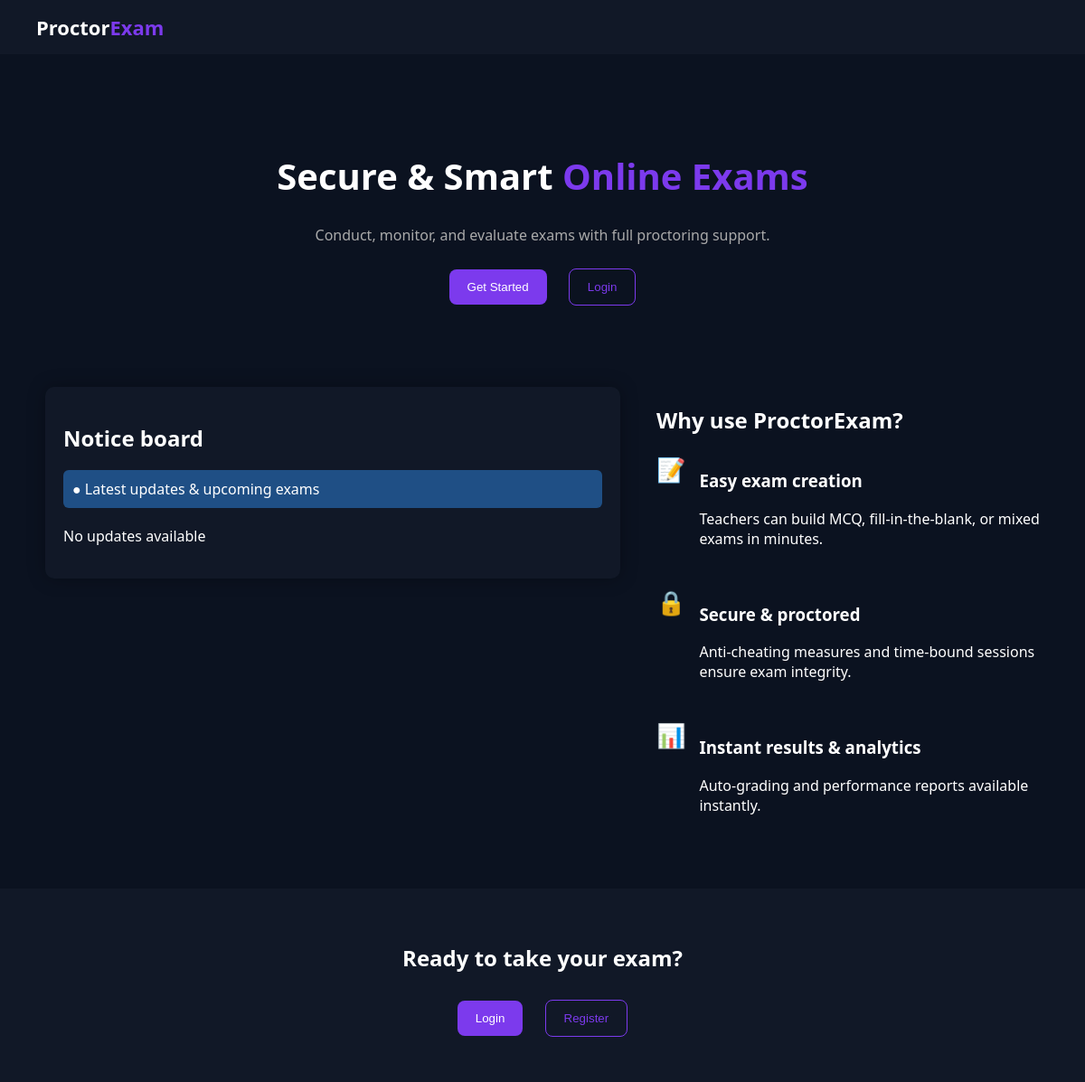
Before: / with the older database file.
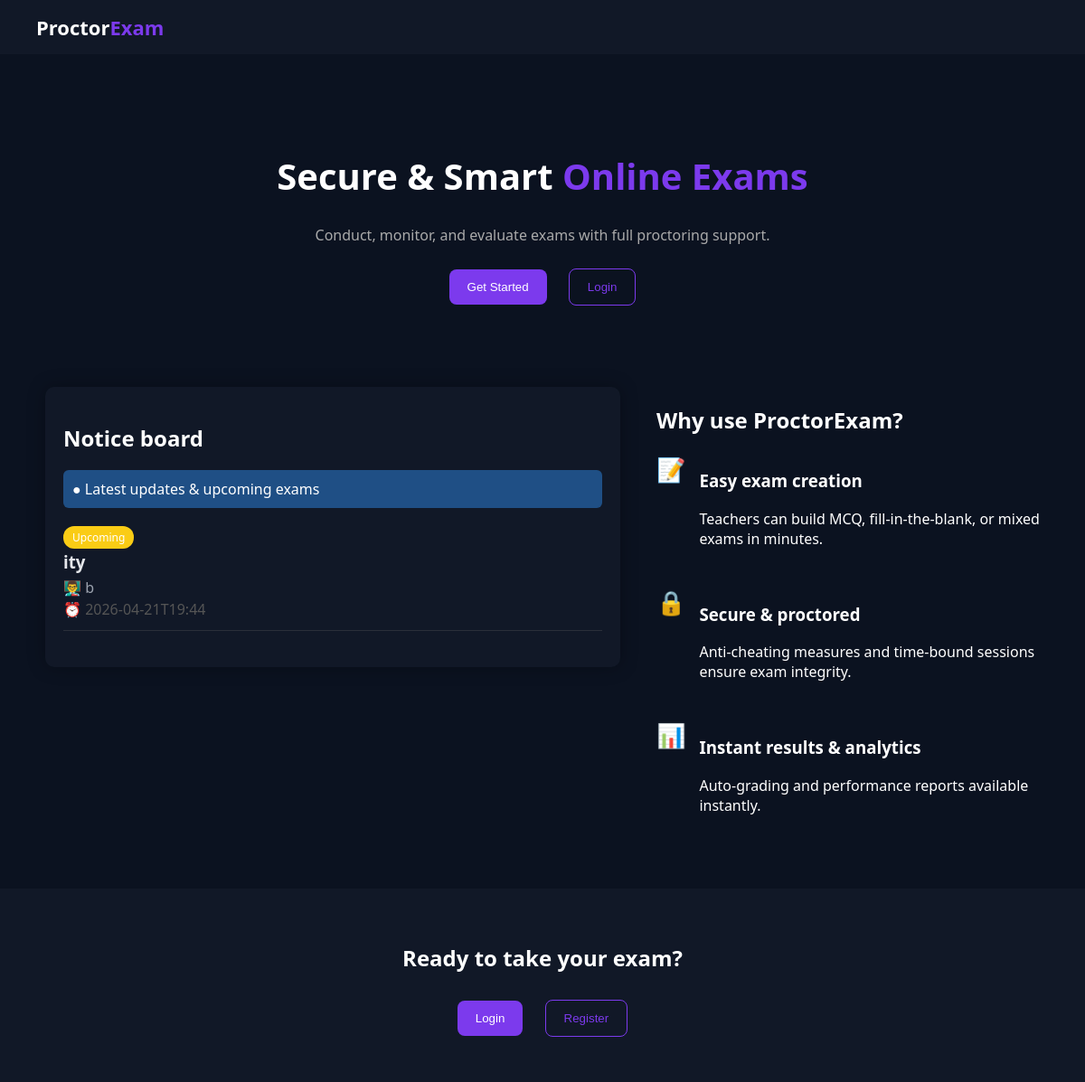
After: the same page with the newer database file.
### tables this page shows
CREATE TABLE exams (
    id INTEGER PRIMARY KEY AUTOINCREMENT,
    exam_name TEXT NOT NULL,
    subject TEXT NOT NULL,
    description TEXT,
    start_time TEXT NOT NULL,
    duration INTEGER NOT NULL,
    random_password TEXT NOT NULL,
    examiner_id INTEGER NOT NULL,
    results_published INTEGER DEFAULT 0,

    -- âœ… CSV FEATURE COLUMN
    allowed_emails TEXT,

    FOREIGN KEY (examiner_id) REFERENCES users(id)
);

### app.py (the view)
@app.route('/')
def index():
    conn = get_db()
    exams = conn.execute("""
        SELECT e.id, e.exam_name, e.start_time, e.duration,
               u.username as teacher_name
        FROM exams e
        JOIN users u ON e.examiner_id = u.id
        ORDER BY e.start_time DESC
        LIMIT 5
    """).fetchall()
    from datetime import datetime, timedelta
    exam_list = []
    for exam in exams:
        start = datetime.strptime(exam['start_time'], "%Y-%m-%dT%H:%M")
        end = start + timedelta(minutes=exam['duration'])
        now = datetime.now()
        if start <= now <= end:
            status = "Live"
        elif start > now:
            status = "Upcoming"
        else:
            status = "Result"
        exam_list.append({
            "name": exam["exam_name"],
            "teacher": exam["teacher_name"],
            "start": exam["start_time"],
            "status": status
        })
    conn.close()
    return render_template('home.html', exams=exam_list)

### app.py (called while the page is built)
def get_db():
    conn = sqlite3.connect(DB_PATH, timeout=20)
    conn.row_factory = sqlite3.Row
    return conn

### templates/home.html (shortened to what this page needs)
<!DOCTYPE html>
<html lang="en">
<head>
</head>
<body>
<div class="navbar">
    <div class="logo">Proctor<span>Exam</span></div>
</div>
<div class="hero">
    <h1>Secure & Smart <span>Online Exams</span></h1>
    <p>Conduct, monitor, and evaluate exams with full proctoring support.</p>
    <a href="/register"><button class="btn btn-primary">Get Started</button></a>
    <a href="/login"><button class="btn btn-outline">Login</button></a>
</div>
<div class="main-content">
    <div class="left-section">
        <div class="notice-board">
            <h2>Notice board</h2>
            <div class="notice-header">
                ● Latest updates & upcoming exams
            </div>
            {% if exams and exams|length > 0 %}
                {% for exam in exams %}
                <div class="notice-item">
                    {% if exam.status == "Live" %}
                        <span class="badge live">Live</span>
                    {% elif exam.status == "Upcoming" %}
                        <span class="badge upcoming">Upcoming</span>
                    {% else %}
                        <span class="badge result">Completed</span>
                    {% endif %}
                    <h3>{{ exam.name }}</h3>
                    <p>
                        👨‍🏫 {{ exam.teacher }}
                    </p>
                    <p style="color:#555;">
                        ⏰ {{ exam.start }}
                    </p>
                </div>
                {% endfor %}
            {% else %}
                <p>No updates available</p>
            {% endif %}
        </div>
    </div>
    <div class="right-section">
        <h2>Why use ProctorExam?</h2>
        <div class="feature">
            <div class="icon">📝</div>
            <div>
                <h3>Easy exam creation</h3>
                <p>Teachers can build MCQ, fill-in-the-blank, or mixed exams in minutes.</p>
            </div>
        </div>
        <div class="feature">
            <div class="icon">🔒</div>
            <div>
                <h3>Secure & proctored</h3>
                <p>Anti-cheating measures and time-bound sessions ensure exam integrity.</p>
            </div>
        </div>
        <div class="feature">
            <div class="icon">📊</div>
            <div>
                <h3>Instant results & analytics</h3>
                <p>Auto-grading and performance reports available instantly.</p>
            </div>
        </div>
    </div>
</div>
<div class="footer">
    <h2>Ready to take your exam?</h2>
    <a href="/login"><button class="btn btn-primary">Login</button></a>
    <a href="/register"><button class="btn btn-outline">Register</button></a>
</div>
</body>
</html>

### templates/home.html (style rules this page uses)
body { margin: 0; font-family: 'Segoe UI', sans-serif; background: #0b1220; color: #fff; }
.navbar { display: flex; justify-content: space-between; padding: 15px 40px; background: #111827; }
.logo { font-size: 22px; font-weight: bold; }
.logo span { color: #7c3aed; }
.hero { text-align: center; padding: 80px 20px 40px; }
.hero h1 { font-size: 40px; }
.hero span { color: #7c3aed; }
.hero p { color: #aaa; }
.btn { padding: 12px 20px; margin: 10px; border-radius: 8px; cursor: pointer; }
.btn-primary { background: #7c3aed; color: white; border: none; }
.btn-outline { border: 1px solid #7c3aed; color: #7c3aed; background: transparent; }
.main-content { display: flex; gap: 40px; max-width: 1100px; margin: 40px auto; align-items: flex-start; }
.left-section { flex: 1.5; }
.right-section { flex: 1; }
.notice-board { background: #111827; color: #fff; border-radius: 10px; padding: 20px; box-shadow: 0 0 20px rgba(0,0,0,0.3); }
.notice-header { background: #1f4f85; color: #fff; padding: 10px; border-radius: 6px; margin-bottom: 20px; }
.notice-item { margin-bottom: 20px; padding-bottom: 10px; border-bottom: 1px solid #2a2f3a; }
.notice-item h3 { margin: 5px 0; color: #e5e7eb; }
.notice-item p { margin: 2px 0; color: #9ca3af; }
.badge { padding: 4px 10px; border-radius: 12px; font-size: 12px; }
.upcoming { background: #facc15; }
.right-section h2 { margin-bottom: 20px; }
.feature { display: flex; gap: 15px; margin-bottom: 25px; }
.icon { font-size: 26px; }
.footer { text-align: center; padding: 40px; background: #111827; }

Changed rows visible on the page:
added exams: name "ity", teacher "b", start "2026-04-21T19:44"
Other visible differences:
text no longer shown: "No updates available"
